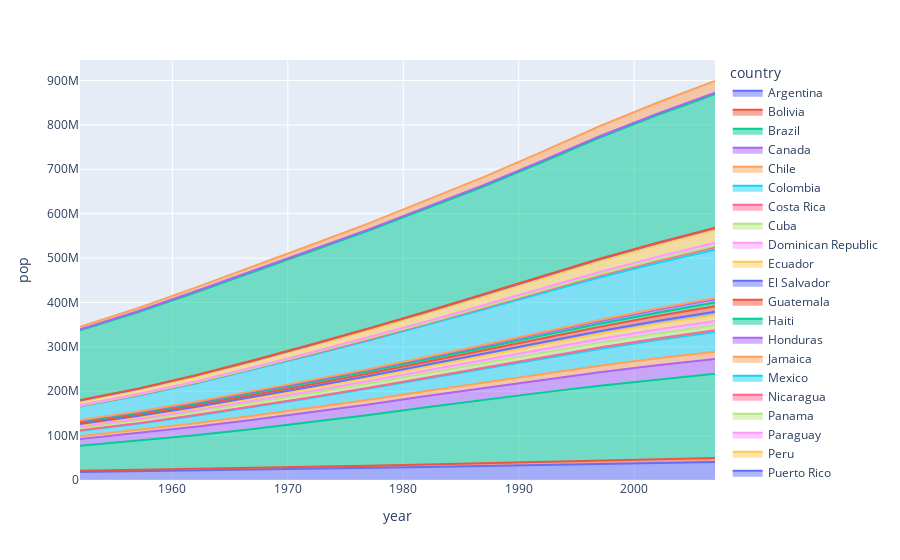

Notebook code cell kept with this figure:
### Code cell
fig = px.area(df,x='year',y='pop', color='country')
fig.show()

### Figure 1 — Plotly figure (JSON) as saved in the notebook; plotly's stock layout.template omitted (floating-point values rounded to 4 significant figures)
{"data": [{"fillpattern": {"shape": ""}, "hovertemplate": "country=Argentina<br>year=%{x}<br>pop=%{y}<extra></extra>", "legendgroup": "Argentina", "line": {"color": "#636efa"}, "marker": {"symbol": "circle"}, "mode": "lines", "name": "Argentina", "orientation": "v", "showlegend": true, "stackgroup": "1", "type": "scatter", "x": [1952, 1957, 1962, 1967, 1972, 1977, 1982, 1987, 1992, 1997, 2002, 2007], "xaxis": "x", "y": [17876956, 19610538, 21283783, 22934225, 24779799, 26983828, 29341374, 31620918, 33958947, 36203463, 38331121, 40301927], "yaxis": "y"}, {"fillpattern": {"shape": ""}, "hovertemplate": "country=Bolivia<br>year=%{x}<br>pop=%{y}<extra></extra>", "legendgroup": "Bolivia", "line": {"color": "#EF553B"}, "marker": {"symbol": "circle"}, "mode": "lines", "name": "Bolivia", "orientation": "v", "showlegend": true, "stackgroup": "1", "type": "scatter", "x": [1952, 1957, 1962, 1967, 1972, 1977, 1982, 1987, 1992, 1997, 2002, 2007], "xaxis": "x", "y": [2883315, 3211738, 3593918, 4040665, 4565872, 5079716, 5642224, 6156369, 6893451, 7693188, 8445134, 9119152], "yaxis": "y"}, {"fillpattern": {"shape": ""}, "hovertemplate": "country=Brazil<br>year=%{x}<br>pop=%{y}<extra></extra>", "legendgroup": "Brazil", "line": {"color": "#00cc96"}, "marker": {"symbol": "circle"}, "mode": "lines", "name": "Brazil", "orientation": "v", "showlegend": true, "stackgroup": "1", "type": "scatter", "x": [1952, 1957, 1962, 1967, 1972, 1977, 1982, 1987, 1992, 1997, 2002, 2007], "xaxis": "x", "y": [56602560, 65551171, 76039390, 88049823, 100840058, 114313951, 128962939, 142938076, 155975974, 168546719, 179914212, 190010647], "yaxis": "y"}, {"fillpattern": {"shape": ""}, "hovertemplate": "country=Canada<br>year=%{x}<br>pop=%{y}<extra></extra>", "legendgroup": "Canada", "line": {"color": "#ab63fa"}, "marker": {"symbol": "circle"}, "mode": "lines", "name": "Canada", "orientation": "v", "showlegend": true, "stackgroup": "1", "type": "scatter", "x": [1952, 1957, 1962, 1967, 1972, 1977, 1982, 1987, 1992, 1997, 2002, 2007], "xaxis": "x", "y": [14785584, 17010154, 18985849, 20819767, 22284500, 23796400, 25201900, 26549700, 28523502, 30305843, 31902268, 33390141], "yaxis": "y"}, {"fillpattern": {"shape": ""}, "hovertemplate": "country=Chile<br>year=%{x}<br>pop=%{y}<extra></extra>", "legendgroup": "Chile", "line": {"color": "#FFA15A"}, "marker": {"symbol": "circle"}, "mode": "lines", "name": "Chile", "orientation": "v", "showlegend": true, "stackgroup": "1", "type": "scatter", "x": [1952, 1957, 1962, 1967, 1972, 1977, 1982, 1987, 1992, 1997, 2002, 2007], "xaxis": "x", "y": [6377619, 7048426, 7961258, 8858908, 9717524, 10599793, 11487112, 12463354, 13572994, 14599929, 15497046, 16284741], "yaxis": "y"}, {"fillpattern": {"shape": ""}, "hovertemplate": "country=Colombia<br>year=%{x}<br>pop=%{y}<extra></extra>", "legendgroup": "Colombia", "line": {"color": "#19d3f3"}, "marker": {"symbol": "circle"}, "mode": "lines", "name": "Colombia", "orientation": "v", "showlegend": true, "stackgroup": "1", "type": "scatter", "x": [1952, 1957, 1962, 1967, 1972, 1977, 1982, 1987, 1992, 1997, 2002, 2007], "xaxis": "x", "y": [12350771, 14485993, 17009885, 19764027, 22542890, 25094412, 27764644, 30964245, 34202721, 37657830, 41008227, 44227550], "yaxis": "y"}, {"fillpattern": {"shape": ""}, "hovertemplate": "country=Costa Rica<br>year=%{x}<br>pop=%{y}<extra></extra>", "legendgroup": "Costa Rica", "line": {"color": "#FF6692"}, "marker": {"symbol": "circle"}, "mode": "lines", "name": "Costa Rica", "orientation": "v", "showlegend": true, "stackgroup": "1", "type": "scatter", "x": [1952, 1957, 1962, 1967, 1972, 1977, 1982, 1987, 1992, 1997, 2002, 2007], "xaxis": "x", "y": [926317, 1112300, 1345187, 1588717, 1834796, 2108457, 2424367, 2799811, 3173216, 3518107, 3834934, 4133884], "yaxis": "y"}, {"fillpattern": {"shape": ""}, "hovertemplate": "country=Cuba<br>year=%{x}<br>pop=%{y}<extra></extra>", "legendgroup": "Cuba", "line": {"color": "#B6E880"}, "marker": {"symbol": "circle"}, "mode": "lines", "name": "Cuba", "orientation": "v", "showlegend": true, "stackgroup": "1", "type": "scatter", "x": [1952, 1957, 1962, 1967, 1972, 1977, 1982, 1987, 1992, 1997, 2002, 2007], "xaxis": "x", "y": [6007797, 6640752, 7254373, 8139332, 8831348, 9537988, 9789224, 10239839, 10723260, 10983007, 11226999, 11416987], "yaxis": "y"}, {"fillpattern": {"shape": ""}, "hovertemplate": "country=Dominican Republic<br>year=%{x}<br>pop=%{y}<extra></extra>", "legendgroup": "Dominican Republic", "line": {"color": "#FF97FF"}, "marker": {"symbol": "circle"}, "mode": "lines", "name": "Dominican Republic", "orientation": "v", "showlegend": true, "stackgroup": "1", "type": "scatter", "x": [1952, 1957, 1962, 1967, 1972, 1977, 1982, 1987, 1992, 1997, 2002, 2007], "xaxis": "x", "y": [2491346, 2923186, 3453434, 4049146, 4671329, 5302800, 5968349, 6655297, 7351181, 7992357, 8650322, 9319622], "yaxis": "y"}, {"fillpattern": {"shape": ""}, "hovertemplate": "country=Ecuador<br>year=%{x}<br>pop=%{y}<extra></extra>", "legendgroup": "Ecuador", "line": {"color": "#FECB52"}, "marker": {"symbol": "circle"}, "mode": "lines", "name": "Ecuador", "orientation": "v", "showlegend": true, "stackgroup": "1", "type": "scatter", "x": [1952, 1957, 1962, 1967, 1972, 1977, 1982, 1987, 1992, 1997, 2002, 2007], "xaxis": "x", "y": [3548753, 4058385, 4681707, 5432424, 6298651, 7278866, 8365850, 9545158, 10748394, 11911819, 12921234, 13755680], "yaxis": "y"}, {"fillpattern": {"shape": ""}, "hovertemplate": "country=El Salvador<br>year=%{x}<br>pop=%{y}<extra></extra>", "legendgroup": "El Salvador", "line": {"color": "#636efa"}, "marker": {"symbol": "circle"}, "mode": "lines", "name": "El Salvador", "orientation": "v", "showlegend": true, "stackgroup": "1", "type": "scatter", "x": [1952, 1957, 1962, 1967, 1972, 1977, 1982, 1987, 1992, 1997, 2002, 2007], "xaxis": "x", "y": [2042865, 2355805, 2747687, 3232927, 3790903, 4282586, 4474873, 4842194, 5274649, 5783439, 6353681, 6939688], "yaxis": "y"}, {"fillpattern": {"shape": ""}, "hovertemplate": "country=Guatemala<br>year=%{x}<br>pop=%{y}<extra></extra>", "legendgroup": "Guatemala", "line": {"color": "#EF553B"}, "marker": {"symbol": "circle"}, "mode": "lines", "name": "Guatemala", "orientation": "v", "showlegend": true, "stackgroup": "1", "type": "scatter", "x": [1952, 1957, 1962, 1967, 1972, 1977, 1982, 1987, 1992, 1997, 2002, 2007], "xaxis": "x", "y": [3146381, 3640876, 4208858, 4690773, 5149581, 5703430, 6395630, 7326406, 8486949, 9803875, 11178650, 12572928], "yaxis": "y"}, {"fillpattern": {"shape": ""}, "hovertemplate": "country=Haiti<br>year=%{x}<br>pop=%{y}<extra></extra>", "legendgroup": "Haiti", "line": {"color": "#00cc96"}, "marker": {"symbol": "circle"}, "mode": "lines", "name": "Haiti", "orientation": "v", "showlegend": true, "stackgroup": "1", "type": "scatter", "x": [1952, 1957, 1962, 1967, 1972, 1977, 1982, 1987, 1992, 1997, 2002, 2007], "xaxis": "x", "y": [3201488, 3507701, 3880130, 4318137, 4698301, 4908554, 5198399, 5756203, 6326682, 6913545, 7607651, 8502814], "yaxis": "y"}, {"fillpattern": {"shape": ""}, "hovertemplate": "country=Honduras<br>year=%{x}<br>pop=%{y}<extra></extra>", "legendgroup": "Honduras", "line": {"color": "#ab63fa"}, "marker": {"symbol": "circle"}, "mode": "lines", "name": "Honduras", "orientation": "v", "showlegend": true, "stackgroup": "1", "type": "scatter", "x": [1952, 1957, 1962, 1967, 1972, 1977, 1982, 1987, 1992, 1997, 2002, 2007], "xaxis": "x", "y": [1517453, 1770390, 2090162, 2500689, 2965146, 3055235, 3669448, 4372203, 5077347, 5867957, 6677328, 7483763], "yaxis": "y"}, {"fillpattern": {"shape": ""}, "hovertemplate": "country=Jamaica<br>year=%{x}<br>pop=%{y}<extra></extra>", "legendgroup": "Jamaica", "line": {"color": "#FFA15A"}, "marker": {"symbol": "circle"}, "mode": "lines", "name": "Jamaica", "orientation": "v", "showlegend": true, "stackgroup": "1", "type": "scatter", "x": [1952, 1957, 1962, 1967, 1972, 1977, 1982, 1987, 1992, 1997, 2002, 2007], "xaxis": "x", "y": [1426095, 1535090, 1665128, 1861096, 1997616, 2156814, 2298309, 2326606, 2378618, 2531311, 2664659, 2780132], "yaxis": "y"}, {"fillpattern": {"shape": ""}, "hovertemplate": "country=Mexico<br>year=%{x}<br>pop=%{y}<extra></extra>", "legendgroup": "Mexico", "line": {"color": "#19d3f3"}, "marker": {"symbol": "circle"}, "mode": "lines", "name": "Mexico", "orientation": "v", "showlegend": true, "stackgroup": "1", "type": "scatter", "x": [1952, 1957, 1962, 1967, 1972, 1977, 1982, 1987, 1992, 1997, 2002, 2007], "xaxis": "x", "y": [30144317, 35015548, 41121485, 47995559, 55984294, 63759976, 71640904, 80122492, 88111030, 95895146, 102479927, 108700891], "yaxis": "y"}, {"fillpattern": {"shape": ""}, "hovertemplate": "country=Nicaragua<br>year=%{x}<br>pop=%{y}<extra></extra>", "legendgroup": "Nicaragua", "line": {"color": "#FF6692"}, "marker": {"symbol": "circle"}, "mode": "lines", "name": "Nicaragua", "orientation": "v", "showlegend": true, "stackgroup": "1", "type": "scatter", "x": [1952, 1957, 1962, 1967, 1972, 1977, 1982, 1987, 1992, 1997, 2002, 2007], "xaxis": "x", "y": [1165790, 1358828, 1590597, 1865490, 2182908, 2554598, 2979423, 3344353, 4017939, 4609572, 5146848, 5675356], "yaxis": "y"}, {"fillpattern": {"shape": ""}, "hovertemplate": "country=Panama<br>year=%{x}<br>pop=%{y}<extra></extra>", "legendgroup": "Panama", "line": {"color": "#B6E880"}, "marker": {"symbol": "circle"}, "mode": "lines", "name": "Panama", "orientation": "v", "showlegend": true, "stackgroup": "1", "type": "scatter", "x": [1952, 1957, 1962, 1967, 1972, 1977, 1982, 1987, 1992, 1997, 2002, 2007], "xaxis": "x", "y": [940080, 1063506, 1215725, 1405486, 1616384, 1839782, 2036305, 2253639, 2484997, 2734531, 2990875, 3242173], "yaxis": "y"}, {"fillpattern": {"shape": ""}, "hovertemplate": "country=Paraguay<br>year=%{x}<br>pop=%{y}<extra></extra>", "legendgroup": "Paraguay", "line": {"color": "#FF97FF"}, "marker": {"symbol": "circle"}, "mode": "lines", "name": "Paraguay", "orientation": "v", "showlegend": true, "stackgroup": "1", "type": "scatter", "x": [1952, 1957, 1962, 1967, 1972, 1977, 1982, 1987, 1992, 1997, 2002, 2007], "xaxis": "x", "y": [1555876, 1770902, 2009813, 2287985, 2614104, 2984494, 3366439, 3886512, 4483945, 5154123, 5884491, 6667147], "yaxis": "y"}, {"fillpattern": {"shape": ""}, "hovertemplate": "country=Peru<br>year=%{x}<br>pop=%{y}<extra></extra>", "legendgroup": "Peru", "line": {"color": "#FECB52"}, "marker": {"symbol": "circle"}, "mode": "lines", "name": "Peru", "orientation": "v", "showlegend": true, "stackgroup": "1", "type": "scatter", "x": [1952, 1957, 1962, 1967, 1972, 1977, 1982, 1987, 1992, 1997, 2002, 2007], "xaxis": "x", "y": [8025700, 9146100, 10516500, 12132200, 13954700, 15990099, 18125129, 20195924, 22430449, 24748122, 26769436, 28674757], "yaxis": "y"}, {"fillpattern": {"shape": ""}, "hovertemplate": "country=Puerto Rico<br>year=%{x}<br>pop=%{y}<extra></extra>", "legendgroup": "Puerto Rico", "line": {"color": "#636efa"}, "marker": {"symbol": "circle"}, "mode": "lines", "name": "Puerto Rico", "orientation": "v", "showlegend": true, "stackgroup": "1", "type": "scatter", "x": [1952, 1957, 1962, 1967, 1972, 1977, 1982, 1987, 1992, 1997, 2002, 2007], "xaxis": "x", "y": [2227000, 2260000, 2448046, 2648961, 2847132, 3080828, 3279001, 3444468, 3585176, 3759430, 3859606, 3942491], "yaxis": "y"}, {"fillpattern": {"shape": ""}, "hovertemplate": "country=Trinidad and Tobago<br>year=%{x}<br>pop=%{y}<extra></extra>", "legendgroup": "Trinidad and Tobago", "line": {"color": "#EF553B"}, "marker": {"symbol": "circle"}, "mode": "lines", "name": "Trinidad and Tobago", "orientation": "v", "showlegend": true, "stackgroup": "1", "type": "scatter", "x": [1952, 1957, 1962, 1967, 1972, 1977, 1982, 1987, 1992, 1997, 2002, 2007], "xaxis": "x", "y": [662850, 764900, 887498, 960155, 975199, 1039009, 1116479, 1191336, 1183669, 1138101, 1101832, 1056608], "yaxis": "y"}, {"fillpattern": {"shape": ""}, "hovertemplate": "country=United States<br>year=%{x}<br>pop=%{y}<extra></extra>", "legendgroup": "United States", "line": {"color": "#00cc96"}, "marker": {"symbol": "circle"}, "mode": "lines", "name": "United States", "orientation": "v", "showlegend": true, "stackgroup": "1", "type": "scatter", "x": [1952, 1957, 1962, 1967, 1972, 1977, 1982, 1987, 1992, 1997, 2002, 2007], "xaxis": "x", "y": [157553000, 171984000, 186538000, 198712000, 209896000, 220239000, 232187835, 242803533, 256894189, 272911760, 287675526, 301139947], "yaxis": "y"}, {"fillpattern": {"shape": ""}, "hovertemplate": "country=Uruguay<br>year=%{x}<br>pop=%{y}<extra></extra>", "legendgroup": "Uruguay", "line": {"color": "#ab63fa"}, "marker": {"symbol": "circle"}, "mode": "lines", "name": "Uruguay", "orientation": "v", "showlegend": true, "stackgroup": "1", "type": "scatter", "x": [1952, 1957, 1962, 1967, 1972, 1977, 1982, 1987, 1992, 1997, 2002, 2007], "xaxis": "x", "y": [2252965, 2424959, 2598466, 2748579, 2829526, 2873520, 2953997, 3045153, 3149262, 3262838, 3363085, 3447496], "yaxis": "y"}, {"fillpattern": {"shape": ""}, "hovertemplate": "country=Venezuela<br>year=%{x}<br>pop=%{y}<extra></extra>", "legendgroup": "Venezuela", "line": {"color": "#FFA15A"}, "marker": {"symbol": "circle"}, "mode": "lines", "name": "Venezuela", "orientation": "v", "showlegend": true, "stackgroup": "1", "type": "scatter", "x": [1952, 1957, 1962, 1967, 1972, 1977, 1982, 1987, 1992, 1997, 2002, 2007], "xaxis": "x", "y": [5439568, 6702668, 8143375, 9709552, 11515649, 13503563, 15620766, 17910182, 20265563, 22374398, 24287670, 26084662], "yaxis": "y"}], "layout": {"legend": {"title": {"text": "country"}, "tracegroupgap": 0}, "margin": {"t": 60}, "xaxis": {"anchor": "y", "domain": [0, 1], "title": {"text": "year"}}, "yaxis": {"anchor": "x", "domain": [0, 1], "title": {"text": "pop"}}}}
